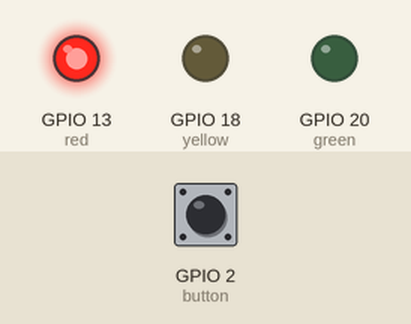
Simulated run of this program. Board: Raspberry Pi (BCM pin numbers). On the bench: output pins drawn as LEDs (lit = HIGH). The test bench sets the inputs (shaded band); at power-on: GPIO 2 (button) HIGH.

Above: at 1.0 s.
At 3.0 s:
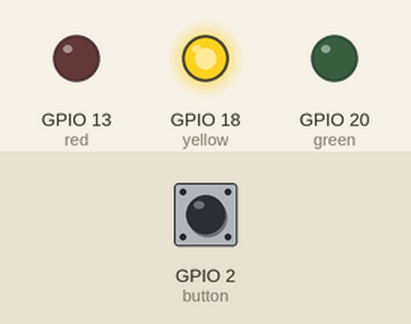
At 5.0 s:
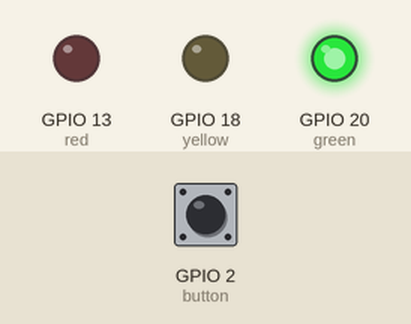
Timing chart, 0 to 7.8 s (numbered marks = the images above):
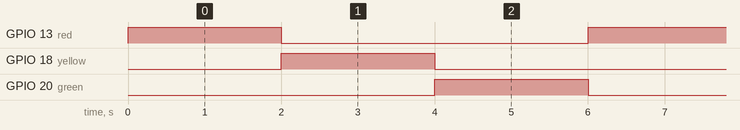

The program:

traffic.py
```python
from gpiozero import LED, Button
from time import sleep
from signal import pause

red = LED(13)
yellow = LED(18)
green = LED(20)
button = Button(2)

def traffic():
#    green.off()
    red.on()
    sleep(2)
    red.off()
    yellow.on()
    sleep(2)
    yellow.off()
    green.on()
    sleep(2)
    green.off()
'''green.on()
button.when_pressed = traffic

pause()'''

while True:
    traffic()
```

Measured:
- by itself, GPIO 13 (red), GPIO 18 (yellow), GPIO 20 (green): alternates HIGH for 2.0 s and LOW for 4.0 s
- by itself, everything shown: repeats every 6.0 s, in 3 steps
